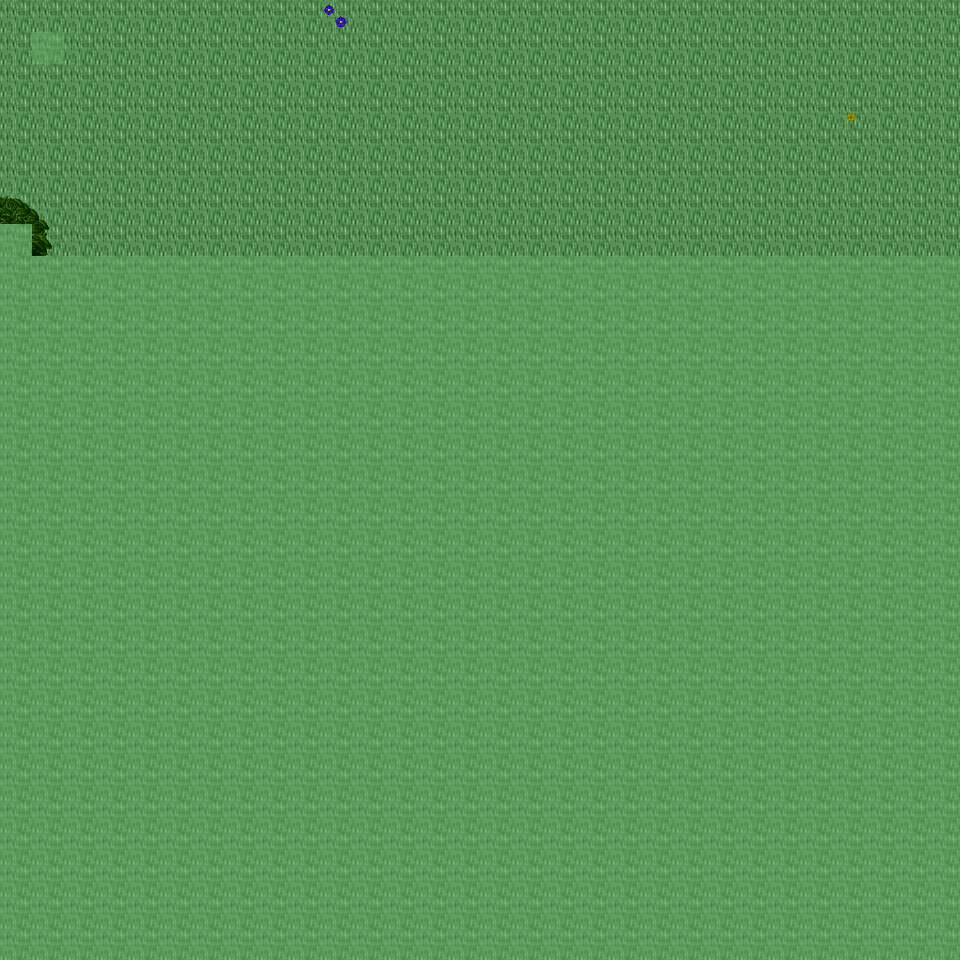

Tiled map render using the project's own tile images. Description and the map definition, with tile-layer contents summarised, below:
An orthogonal 30x30 tile map with 32x32 px tiles, 6 tile layers (Ground, Object, Object2, Above, ...), 39 tilesets and 3 objects (3x mapchange).

<map version="1.0" orientation="orthogonal" renderorder="right-down" width="30" height="30" tilewidth="32" tileheight="32" nextobjectid="4">
  <tileset firstgid="1" name="tileset_ground_ground" tilewidth="32" tileheight="32" tilecount="33" columns="3">
    <image source="../drawable/tileset_ground_ground.png" width="96" height="352" />
  </tileset>
  <tileset firstgid="34" name="tileset_building_wall_old_wood" tilewidth="32" tileheight="32" tilecount="9" columns="3">
    <image source="../drawable/tileset_building_wall_old_wood.png" width="96" height="96" />
  </tileset>
  <tileset firstgid="43" name="tileset_building_fence_fence_wooden" tilewidth="32" tileheight="32" tilecount="12" columns="3">
    <image source="../drawable/tileset_building_fence_fence_wooden.png" width="96" height="128" />
  </tileset>
  <tileset firstgid="55" name="tileset_building_fence_fence_chunky" tilewidth="32" tileheight="32" tilecount="21" columns="3">
    <image source="../drawable/tileset_building_fence_fence_chunky.png" width="96" height="224" />
  </tileset>
  <tileset firstgid="76" name="tileset_plant_stump_stump_brown" tilewidth="32" tileheight="32" tilecount="4" columns="2">
    <image source="../drawable/tileset_plant_stump_stump_brown.png" width="64" height="64" />
  </tileset>
  <tileset firstgid="80" name="tileset_ground_earth_edges" tilewidth="32" tileheight="32" tilecount="18" columns="6">
    <image source="../drawable/tileset_ground_earth_edges.png" width="192" height="96" />
  </tileset>
  <tileset firstgid="98" name="tileset_ground_grass_corners" tilewidth="32" tileheight="32" tilecount="24" columns="6">
    <image source="../drawable/tileset_ground_grass_corners.png" width="192" height="128" />
  </tileset>
  <tileset firstgid="122" name="tileset_ground_grass_edges" tilewidth="32" tileheight="32" tilecount="36" columns="12">
    <image source="../drawable/tileset_ground_grass_edges.png" width="384" height="96" />
  </tileset>
  <tileset firstgid="158" name="tileset_plant_tree_apple_tree" tilewidth="32" tileheight="32" tilecount="9" columns="3">
    <image source="../drawable/tileset_plant_tree_apple_tree.png" width="96" height="96" />
  </tileset>
  <tileset firstgid="167" name="tileset_plant_tree_chestnut_tree" tilewidth="32" tileheight="32" tilecount="20" columns="4">
    <image source="../drawable/tileset_plant_tree_chestnut_tree.png" width="128" height="160" />
  </tileset>
  <tileset firstgid="187" name="tileset_plant_tree_crack_willow" tilewidth="32" tileheight="32" tilecount="20" columns="4">
    <image source="../drawable/tileset_plant_tree_crack_willow.png" width="128" height="160" />
  </tileset>
  <tileset firstgid="207" name="tileset_furniture_chair_bench_iron" tilewidth="32" tileheight="32" tilecount="4" columns="2">
    <image source="../drawable/tileset_furniture_chair_bench_iron.png" width="64" height="64" />
  </tileset>
  <tileset firstgid="211" name="tileset_furniture_chair_bench_iron_reverse" tilewidth="32" tileheight="32" tilecount="4" columns="2">
    <image source="../drawable/tileset_furniture_chair_bench_iron_reverse.png" width="64" height="64" />
  </tileset>
  <tileset firstgid="215" name="tileset_object_hay_cart" tilewidth="32" tileheight="32" tilecount="1" columns="1">
    <image source="../drawable/tileset_object_hay_cart.png" width="32" height="32" />
  </tileset>
  <tileset firstgid="216" name="tileset_building_wall_walls_siding" tilewidth="32" tileheight="32" tilecount="16" columns="4">
    <image source="../drawable/tileset_building_wall_walls_siding.png" width="128" height="128" />
  </tileset>
  <tileset firstgid="232" name="tileset_building_roof_brown" tilewidth="32" tileheight="32" tilecount="20" columns="5">
    <image source="../drawable/tileset_building_roof_brown.png" width="160" height="128" />
  </tileset>
  <tileset firstgid="252" name="tileset_building_door_door" tilewidth="32" tileheight="32" tilecount="6" columns="3">
    <image source="../drawable/tileset_building_door_door.png" width="96" height="64" />
  </tileset>
  <tileset firstgid="258" name="tileset_item_tools" tilewidth="32" tileheight="32" tilecount="9" columns="3">
    <image source="../drawable/tileset_item_tools.png" width="96" height="96" />
  </tileset>
  <tileset firstgid="267" name="tileset_ground_cobbled_paving" tilewidth="32" tileheight="32" tilecount="1" columns="1">
    <image source="../drawable/tileset_ground_cobbled_paving.png" width="32" height="32" />
  </tileset>
  <tileset firstgid="268" name="tileset_item_bazaar_produce" tilewidth="32" tileheight="32" tilecount="4" columns="2">
    <image source="../drawable/tileset_item_bazaar_produce.png" width="64" height="64" />
  </tileset>
  <tileset firstgid="272" name="tileset_item_sacks" tilewidth="32" tileheight="32" tilecount="2" columns="2">
    <image source="../drawable/tileset_item_sacks.png" width="64" height="32" />
  </tileset>
  <tileset firstgid="274" name="tileset_building_barnyard" tilewidth="32" tileheight="32" tilecount="200" columns="8">
    <image source="../drawable/tileset_building_barnyard.png" width="256" height="800" />
  </tileset>
  <tileset firstgid="474" name="tileset_plant_flower_planted_containers" tilewidth="32" tileheight="32" tilecount="16" columns="4">
    <image source="../drawable/tileset_plant_flower_planted_containers.png" width="128" height="128" />
  </tileset>
  <tileset firstgid="490" name="tileset_furniture_chair_wooden_rustic" tilewidth="32" tileheight="32" tilecount="8" columns="4">
    <image source="../drawable/tileset_furniture_chair_wooden_rustic.png" width="128" height="64" />
  </tileset>
  <tileset firstgid="498" name="tileset_furniture_table_brick_base" tilewidth="32" tileheight="32" tilecount="3" columns="3">
    <image source="../drawable/tileset_furniture_table_brick_base.png" width="96" height="32" />
  </tileset>
  <tileset firstgid="501" name="tileset_building_stairs_wooden_stairs" tilewidth="32" tileheight="32" tilecount="9" columns="3">
    <image source="../drawable/tileset_building_stairs_wooden_stairs.png" width="96" height="96" />
  </tileset>
  <tileset firstgid="510" name="tileset_plant_tree_maple_tree" tilewidth="32" tileheight="32" tilecount="72" columns="8">
    <image source="../drawable/tileset_plant_tree_maple_tree.png" width="256" height="288" />
  </tileset>
  <tileset firstgid="582" name="tileset_building_decoration_chimney_big" tilewidth="32" tileheight="32" tilecount="2" columns="1">
    <image source="../drawable/tileset_building_decoration_chimney_big.png" width="32" height="64" />
  </tileset>
  <tileset firstgid="584" name="tileset_logic_collision" tilewidth="32" tileheight="32" tilecount="1" columns="1">
    <image source="../drawable/tileset_logic_collision.png" width="32" height="32" />
  </tileset>
  <tileset firstgid="585" name="tileset_plant_bush_bushes" tilewidth="32" tileheight="32" tilecount="10" columns="5">
    <image source="../drawable/tileset_plant_bush_bushes.png" width="160" height="64" />
  </tileset>
  <tileset firstgid="595" name="tileset_plant_flower_daisy_blue" tilewidth="32" tileheight="32" tilecount="8" columns="2">
    <image source="../drawable/tileset_plant_flower_daisy_blue.png" width="64" height="128" />
  </tileset>
  <tileset firstgid="603" name="tileset_plant_flower_daisy_red" tilewidth="32" tileheight="32" tilecount="8" columns="2">
    <image source="../drawable/tileset_plant_flower_daisy_red.png" width="64" height="128" />
  </tileset>
  <tileset firstgid="611" name="tileset_plant_flower_daisy_white" tilewidth="32" tileheight="32" tilecount="8" columns="2">
    <image source="../drawable/tileset_plant_flower_daisy_white.png" width="64" height="128" />
  </tileset>
  <tileset firstgid="619" name="tileset_plant_flower_daisy_yellow" tilewidth="32" tileheight="32" tilecount="8" columns="2">
    <image source="../drawable/tileset_plant_flower_daisy_yellow.png" width="64" height="128" />
  </tileset>
  <tileset firstgid="627" name="tileset_plant_tree_tree_darkgreen" tilewidth="32" tileheight="32" tilecount="88" columns="8">
    <image source="../drawable/tileset_plant_tree_tree_darkgreen.png" width="256" height="352" />
  </tileset>
  <tileset firstgid="715" name="tileset_ground_green_paving" tilewidth="32" tileheight="32" tilecount="18" columns="3">
    <image source="../drawable/tileset_ground_green_paving.png" width="96" height="192" />
  </tileset>
  <tileset firstgid="733" name="tileset_item_hen_nest" tilewidth="32" tileheight="32" tilecount="1" columns="1">
    <image source="../drawable/tileset_item_hen_nest.png" width="32" height="32" />
  </tileset>
  <tileset firstgid="734" name="tileset_item_firewood" tilewidth="32" tileheight="32" tilecount="12" columns="3">
    <image source="../drawable/tileset_item_firewood.png" width="96" height="128" />
  </tileset>
  <tileset firstgid="746" name="tileset_furniture_sink_manger" tilewidth="32" tileheight="32" tilecount="18" columns="6">
    <image source="../drawable/tileset_furniture_sink_manger.png" width="192" height="96" />
  </tileset>
  <layer name="Ground" width="30" height="30">
    <data>[900 cells, 240 non-empty, 1 distinct tile ids]</data>
  </layer>
  <layer name="Object" width="30" height="30">
    <data>[900 cells, 3 non-empty, 3 distinct tile ids]</data>
  </layer>
  <layer name="Object2" width="30" height="30">
    <data>[900 cells, 0 non-empty, 0 distinct tile ids]</data>
  </layer>
  <layer name="Above" width="30" height="30">
    <data>[900 cells, 4 non-empty, 4 distinct tile ids]</data>
  </layer>
  <layer name="Above2" width="30" height="30">
    <data>[900 cells, 0 non-empty, 0 distinct tile ids]</data>
  </layer>
  <layer name="Walkable" width="30" height="30">
    <data>[900 cells, 662 non-empty, 1 distinct tile ids]</data>
  </layer>
  <objectgroup name="MapEvents">
    <object id="1" name="north" type="mapchange" x="0" y="0" width="960" height="32">
      <properties>
        <property name="map" value="0_ados_mountain_n2_w2_x2_y3" />
        <property name="place" value="south" />
      </properties>
    </object>
    <object id="2" name="west" type="mapchange" x="0" y="0" width="32" height="224">
      <properties>
        <property name="map" value="0_ados_mountain_n2_w2_x1_y4" />
        <property name="place" value="east" />
      </properties>
    </object>
    <object id="3" name="east" type="mapchange" x="928" y="0" width="32" height="256">
      <properties>
        <property name="map" value="0_ados_mountain_n2_w2_x3_y4" />
        <property name="place" value="west" />
      </properties>
    </object>
  </objectgroup>
</map>
